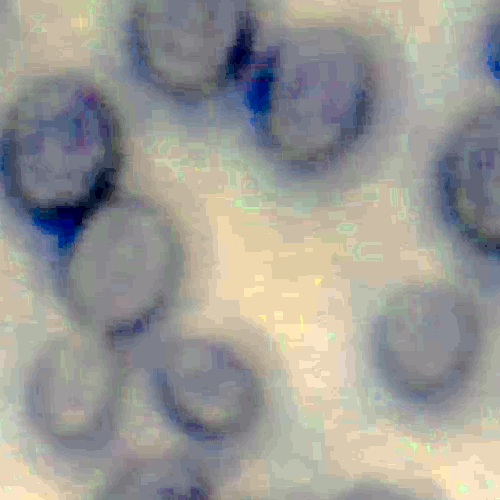
#> input picture img/cluster2_0000.png, 500 x 500 px
$ python test02.py
#> lines starting #> are read from the running program, lines starting #| are printed output that depends on the picture; after the words box and inside, x2 and y2 are one past the last pixel; in counts of white or black regions, pixels touching at a corner belong together
import cv2
import numpy as np

def nothing(x):
    pass

cv2.namedWindow("Tracking")
cv2.createTrackbar("LH", "Tracking", 0, 255, nothing)
#> slider 'LH' is set to 51
cv2.createTrackbar("LS", "Tracking", 0, 255, nothing)
#> slider 'LS' is set to 51
cv2.createTrackbar("LV", "Tracking", 0, 255, nothing)
#> slider 'LV' is set to 51
cv2.createTrackbar("UH", "Tracking", 255, 255, nothing)
cv2.createTrackbar("US", "Tracking", 255, 255, nothing)
cv2.createTrackbar("UV", "Tracking", 255, 255, nothing)

while True:
    frame = cv2.imread('img/cluster2_0000.png')
#> frame is the input picture: shape (500, 500, 3); mean B, G, R 149.4, 154.2, 155.2

    hsv = cv2.cvtColor(frame, cv2.COLOR_BGR2HSV)
#> hsv: shape (500, 500, 3); mean H, S, V 71.9, 36.7, 164.6

    l_h = cv2.getTrackbarPos("LH", "Tracking")
    l_s = cv2.getTrackbarPos("LS", "Tracking")
    l_v = cv2.getTrackbarPos("LV", "Tracking")

    u_h = cv2.getTrackbarPos("UH", "Tracking")
    u_s = cv2.getTrackbarPos("US", "Tracking")
    u_v = cv2.getTrackbarPos("UV", "Tracking")

    l_b = np.array([l_h, l_s, l_v])
    u_b = np.array([u_h, u_s, u_v])

    # mask = cv2.inRange(hsv, lower_red, upper_red)
    # lower_red 指的是圖像中低於這個 lower_red 的值，圖像值變為 0
    # upper_red 指的是圖像中高於這個 upper_red 的值，圖像值變為 0
    mask = cv2.inRange(hsv, l_b, u_b)
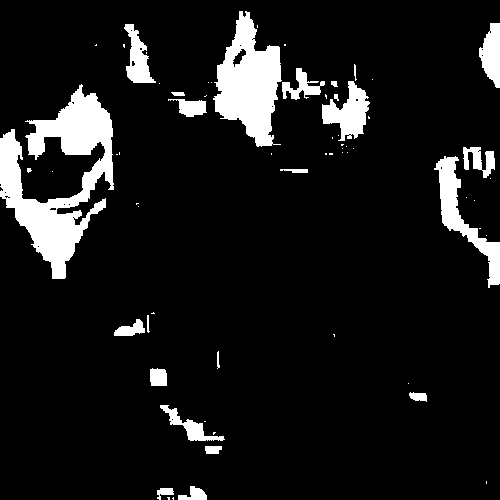
#> mask: shape (500, 500); 9.6% white; 65 white regions (42 under 20 px), largest, box (x1, y1, x2, y2) and area: (0, 84, 114, 279) 9249, (213, 11, 282, 147) 5369, (434, 156, 500, 288) 2223

    # 將遮罩印在原來的圖片上，有點像挖空的感覺
    res = cv2.bitwise_and(frame, frame, mask=mask)
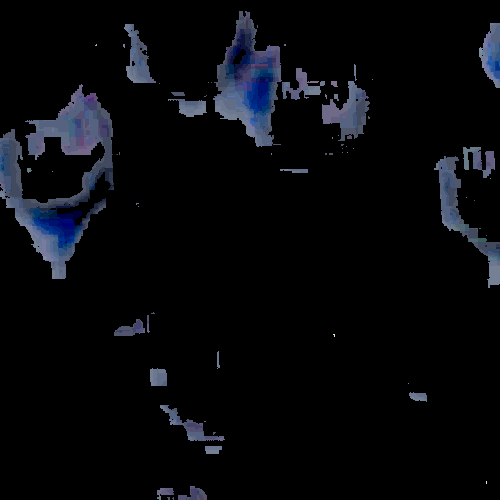
#> res: shape (500, 500, 3); mean B, G, R 11.5, 8.3, 7.1

    cv2.imshow("frame", frame)
    cv2.imshow("mask", mask)
    cv2.imshow("res", res)

    key = cv2.waitKey(1)
#> (key Esc is pressed here)
    if key == 27:
        break

    print(l_b)
    print(u_b)

cv2.destroyAllWindows()

$ run again, with img/cluster2_0002.png copied over img/cluster2_0000.png
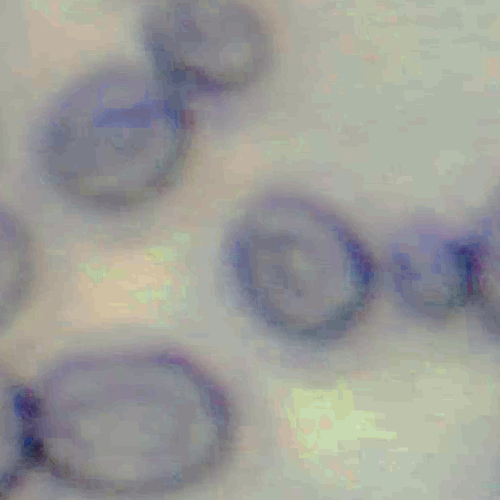
#> input picture img/cluster2_0002.png, 500 x 500 px
#> frame is the input picture: shape (500, 500, 3); mean B, G, R 152.6, 156.9, 156.4
#> hsv: shape (500, 500, 3); mean H, S, V 67.9, 24.8, 163.1
#> `mask = cv2.inRange(hsv, l_b, u_b)`:
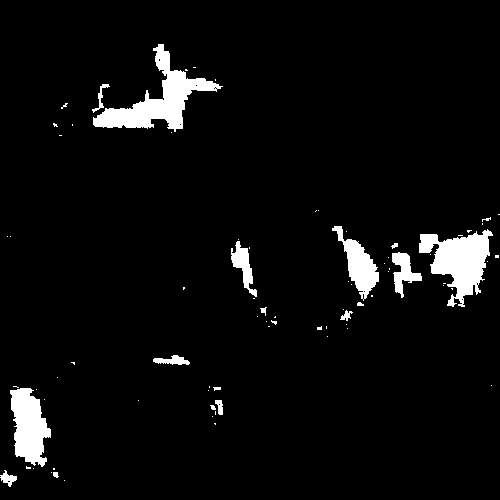
#> mask: shape (500, 500); 4.8% white; 80 white regions (63 under 20 px), largest, box (x1, y1, x2, y2) and area: (93, 44, 223, 132) 3353, (419, 229, 493, 307) 2927, (10, 388, 51, 467) 2103
#> `res = cv2.bitwise_and(frame, frame, mask=mask)`:
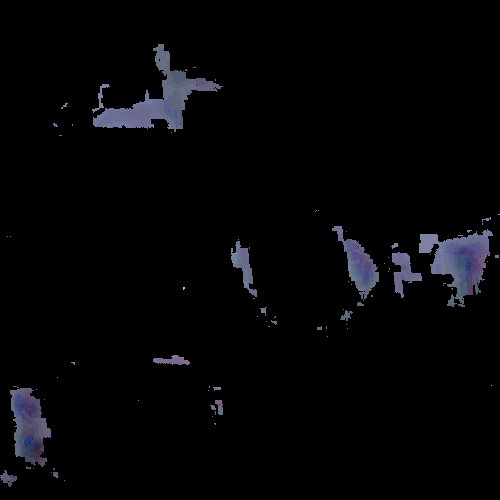
#> res: shape (500, 500, 3); mean B, G, R 6.3, 4.7, 4.6

$ run again, with img/cluster2_0003.png copied over img/cluster2_0000.png
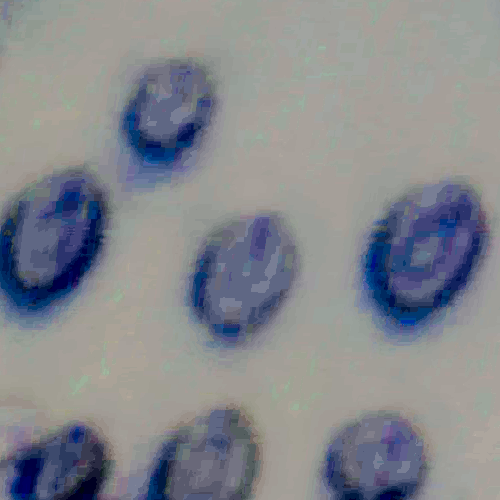
#> input picture img/cluster2_0003.png, 500 x 500 px
#> frame is the input picture: shape (500, 500, 3); mean B, G, R 141.2, 135.5, 132.9
#> hsv: shape (500, 500, 3); mean H, S, V 60.6, 41.4, 147.5
#> `mask = cv2.inRange(hsv, l_b, u_b)`:
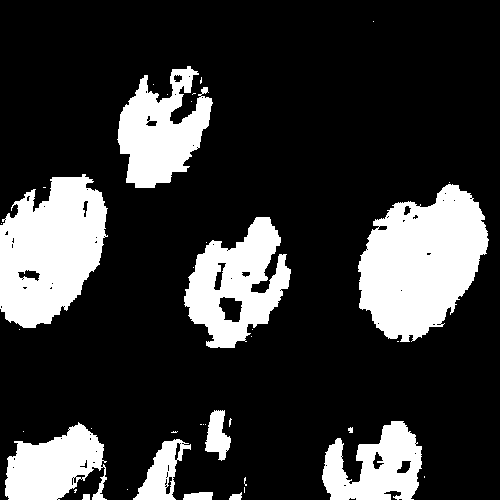
#> mask: shape (500, 500); 21.2% white; 39 white regions (27 under 20 px), largest, box (x1, y1, x2, y2) and area: (358, 184, 489, 342) 13807, (0, 174, 108, 328) 11704, (184, 217, 291, 348) 7733
#> `res = cv2.bitwise_and(frame, frame, mask=mask)`:
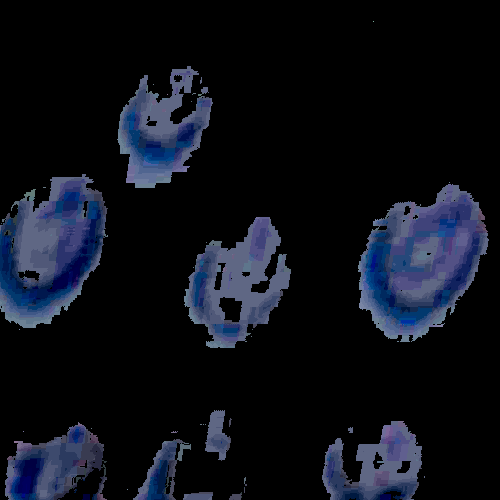
#> res: shape (500, 500, 3); mean B, G, R 24.9, 16.3, 13.3
